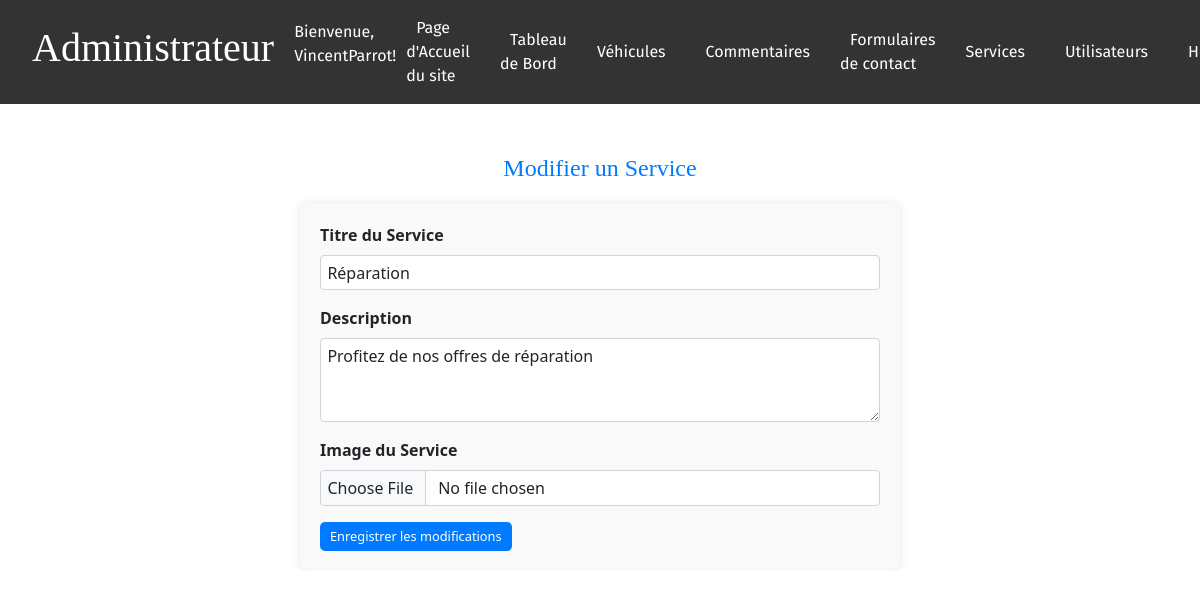
The app's page /admin/edit_service.php?id=27 (signed in) with its own data.
### tables this page shows
CREATE TABLE IF NOT EXISTS `services` (
  `id` int(11) NOT NULL AUTO_INCREMENT,
  `description` varchar(255) DEFAULT NULL,
  `title` varchar(255) DEFAULT NULL,
  `img_service` varchar(255) NOT NULL,
  PRIMARY KEY (`id`)
);

### admin/edit_service.php (the view, shortened to what this page needs)
<?php
require_once '../includes/db.php';
if (isset($_GET['id'])) {
    $id = $_GET['id'];
    $stmt = $conn->prepare("SELECT * FROM services WHERE id = ?");
    $stmt->execute([$id]);
    $service = $stmt->fetch();
}
require_once '../includes/admin_header.php';
?>
<!DOCTYPE html>
<html lang="fr">
<head>
    <link rel="stylesheet" href="../css/global.css">
    <link rel="stylesheet" href="../css/admin.css">
    <link href="https://cdn.jsdelivr.net/npm/bootstrap@5.3.2/css/bootstrap.min.css" rel="stylesheet">
</head>
<body>
    <div class="admin-service-management mt-5">
        <h2 class="page-title">Modifier un Service</h2>
        <form method="POST" action="edit_service.php" class="form-container" enctype="multipart/form-data">
            <div class="mb-3">
                <label for="title" class="form-label">Titre du Service</label>
                <input type="text" class="form-control" id="title" name="title" value="<?php echo htmlspecialchars($service['title'] ?? ''); ?>" required>
            </div>
            <div class="mb-3">
                <label for="description" class="form-label">Description</label>
                <textarea class="form-control" id="description" name="description" rows="3" required><?php echo htmlspecialchars($service['description'] ?? ''); ?></textarea>
            </div>
            <div class="mb-3">
                <label class="form-label">Image du Service</label>
                <input type="file" class="form-control" id="image_service" name="image_service" accept="image/*">
            </div>
            <button type="submit" class="btn btn-primary btn-action">Enregistrer les modifications</button>
        </form>
    </div>
</body>
</html>

### css/global.css (style rules this page uses)
body, html { margin: 0; padding: 0; font-family: 'Fira Sans', sans-serif; overflow-x: hidden; overflow-y: auto; }
h1, h2, h3, h4, h5, h6 { font-family: 'Playfair Display', serif; font-weight: 700; }

### css/admin.css (style rules this page uses)
.admin-cars-management h1, h2 { color: #007bff; text-align: center; margin-bottom: 1rem; }
.admin-service-management .page-title { margin-bottom: 20px; font-size: 24px; color: #007bff; text-align: center; }
.admin-service-management .form-container { max-width: 600px; margin: auto; background-color: #f9f9f9; padding: 20px; border-radius: 8px; box-shadow: 0 0 10px rgba(0, 0, 0, 0.1); }
.admin-service-management .form-label { font-weight: bold; }
.admin-service-management .form-control, .admin-service-management .icon-select { width: 100%; padding: .300rem .40rem; margin-bottom: 15px; border: 1px solid #ced4da; border-radius: .25rem; }
.admin-service-management .btn-action { padding: 5px 10px; font-size: 0.8rem; background-color: #007bff; border: none; color: white; border-radius: 5px; cursor: pointer; margin-right: 5px; }
.form-container { margin-top: 50px; }
.btn-action { margin-right: 10px; }
.page-title { margin-top: 50px; margin-bottom: 30px; }

### records on screen
services: title "Réparation", description "Profitez de nos offres de réparation"

### other values on screen
$pageTitle "Administrateur"
$username "VincentParrot"
